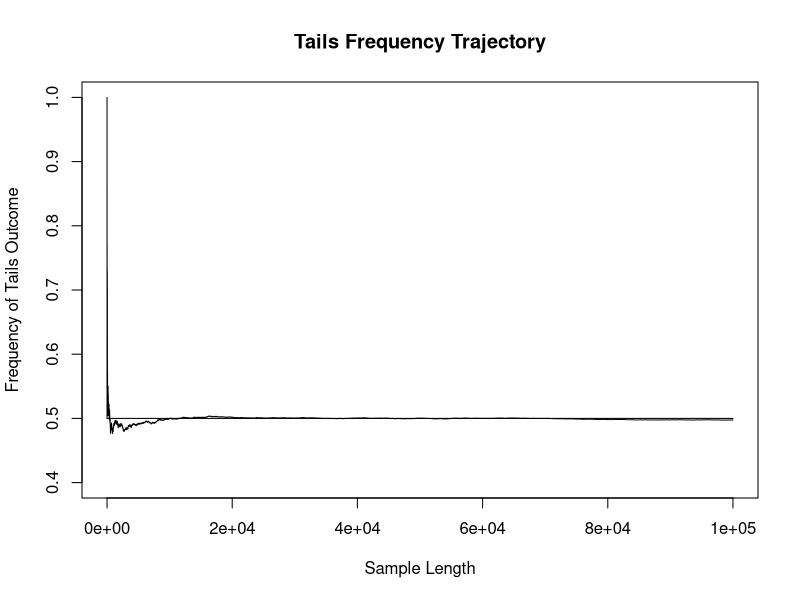
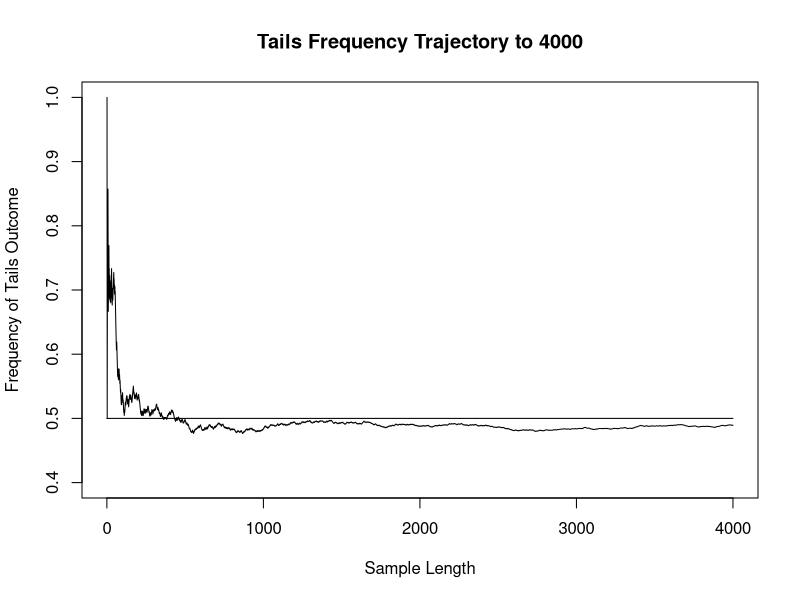
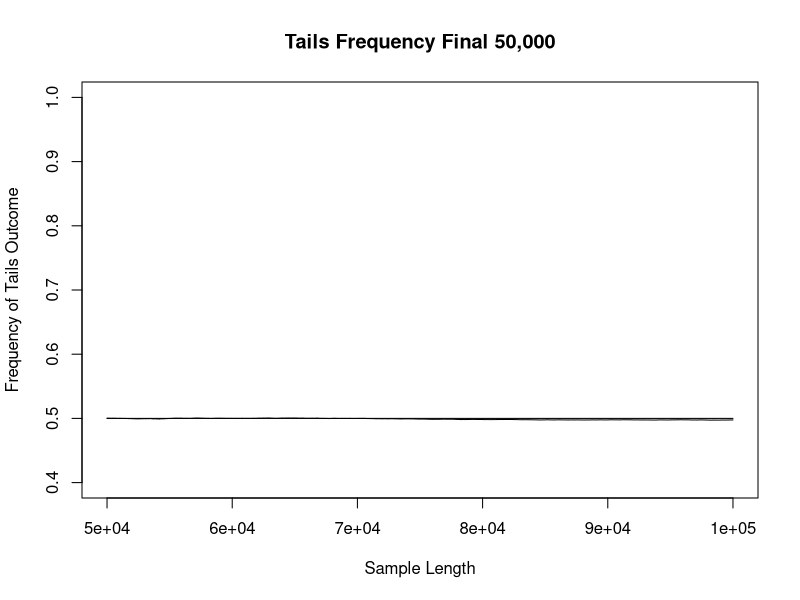
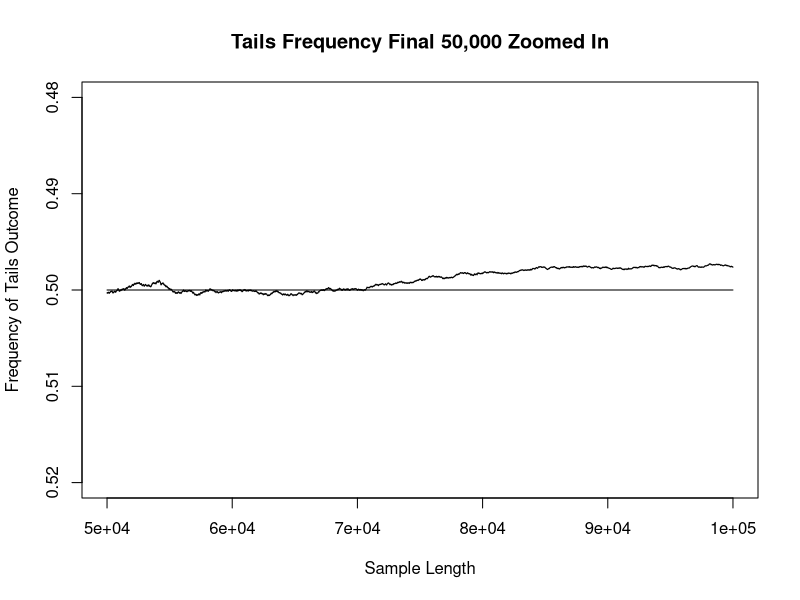

Write the R code that produced these figures, in order.
## ---- chunk 1
# Seed for reproducibility
set.seed(12345)

num.flips <- 100000
#num.flips <- 200000

# Create a random sample of num.flips coin flips, represented by 0 = Heads and 1 = Tails
# Store this sample in the vector flips
flips <- sample(0:1, num.flips, replace = T)

# Create a vector of length num.flips containing the cumulative sum of the flips, 
#   incrementing by 1 for each outcome of Tails
trajectory <- cumsum(flips)

# Create a vector of length num.flips containing the running frequency of tails,
#   with each entry representing the calculated frequency after the nth flip
freq.tails <- trajectory / (1:num.flips)

# Create a line graph of all data in the tails frequency vector
plot(1:length(freq.tails), freq.tails, ylim = c(0.4, 1), type = "l", 
     ylab = "Frequency of Tails Outcome", xlab = "Sample Length", 
     main = "Tails Frequency Trajectory")
lines(c(0, num.flips), c(0.5, 0.5))

# Create a line graph honing in on the first 4000 entries in the tails frequency vector
plot(1:4000, freq.tails[1:4000], ylim = c(0.4, 1), type = "l", 
     ylab = "Frequency of Tails Outcome", xlab = "Sample Length", 
     main = "Tails Frequency Trajectory to 4000")
lines(c(0,4000), c(0.5, 0.5))
## ---- chunk 2
(head(freq.tails, 20))
(max(freq.tails[0:6]))
## ---- chunk 3
(max(freq.tails[20:1000]))
(min(freq.tails[20:1000]))
## ---- chunk 4
# Create a line graph honing in on the next 50000 entries in the tails frequency vector
plot(50000:100000, freq.tails[50000:100000], ylim = c(0.4, 1), type = "l", 
     ylab = "Frequency of Tails Outcome", xlab = "Sample Length", 
     main = "Tails Frequency Final 50,000")
lines(c(50000, 100000), c(0.5, 0.5))

# And Zoomed In
plot(50000:100000, freq.tails[50000:100000], ylim = c(0.52, 0.48), type = "l", 
     ylab = "Frequency of Tails Outcome", xlab = "Sample Length", 
     main = "Tails Frequency Final 50,000 Zoomed In")
lines(c(50000, 100000), c(0.5, 0.5))
## ---- chunk 5
# Seed for reproducibility
set.seed(12345)

# Increase the number of flips
num.flips <- 1000000

# Create a random sample of num.flips coin flips to simulate a gambling game, where
#   Heads loses $1 and Tails pays $1
flips.wealth <- (sample(0:1, num.flips, replace = T) - 0.5) * 2
(table(flips.wealth))

## ---- chunk 6
# This is a transformation of ~ Binom(1, 0.5), so we can also produce the
#   sample with rbinom()
set.seed(12345)
binom.wealth <- rbinom(num.flips, 1, 0.5)
flips.wealth <- (binom.wealth - 0.5) * 2
(table(flips.wealth))

# We can also simply hard code our options
set.seed(12345)
flips.wealth <- sample(c(-1, 1), size = num.flips, replace = T)
(table(flips.wealth))
